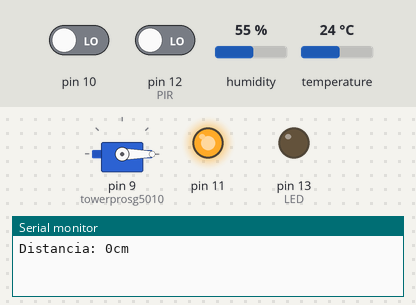
A sketch run on a simulated Arduino Uno, built with avr-gcc and run on an emulated ATmega328P. On the bench: servo, output pins drawn as LEDs (lit = HIGH), the last lines printed to the serial monitor. Inputs (shaded band) come from the test bench; at power-on: pin 12 (PIR) LOW, pin 10 LOW, humidity 55 %, temperature 24 °C.

Above: at 1.2 s.
1.3 s: pin 12 (PIR) driven HIGH
At 3.7 s:
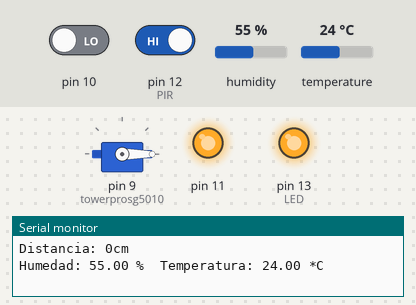
4.5 s: pin 12 (PIR) driven LOW
At 11.2 s:
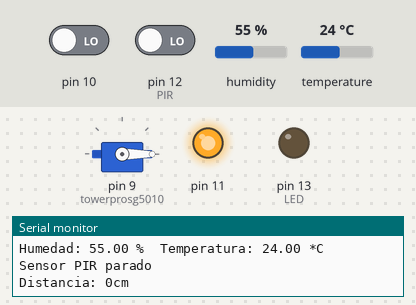
Timing chart, 0 to 12.7 s (numbered marks = the images above; inputs shaded):
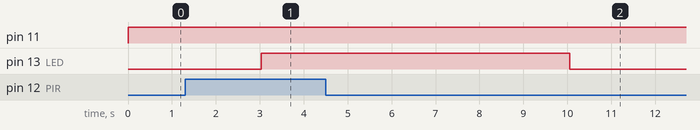

Measured:
- after the input at 1.3 s, pin 13 (LED): LOW → HIGH after 1.7 s
- after the input at 4.5 s, pin 13 (LED): HIGH → LOW after 5.6 s

The sketch:

Trabajo_Completo.ino
```cpp
#include <Time.h>
#include <TimeLib.h>
#include <Servo.h>
#include "DHT.h"
#define DHTPIN 8

DHT dht(DHTPIN, DHT11);
Servo towerprosg5010;
time_t hora;
const int LED = 13;
const int PIR = 12;
long distancia;
long tiempo;
int PirState = LOW;
int val = 0;

void setup() {
  dht.begin();
  pinMode(LED, OUTPUT);
  pinMode(PIR, INPUT);
  pinMode(11, OUTPUT);
  pinMode(10, INPUT);
  Serial.begin(9600);
  towerprosg5010.attach(9);
  towerprosg5010.write(0);
  setTime(20, 59, 50, 27, 5, 2022);
  hora = now();
}

void loop() {
  if (hour()>=6){
    if (hour()<=21){
       val = digitalRead(PIR);
       if (val == HIGH){
          digitalWrite(LED, HIGH);
          delay(4000);
          if (PirState == LOW){
            Serial.println("Sensor PIR activado");
            PirState = HIGH;
          }
       }
       else{
          digitalWrite(LED, LOW);
          if (PirState == HIGH){
            Serial.println("Sensor PIR parado");
            PirState = LOW;
          }
       }
      }else{
        }
  }else{
    }
  digitalWrite(11,LOW);
  delayMicroseconds(10);
  digitalWrite(11, HIGH);
  delayMicroseconds(10);
  tiempo=pulseIn(10, HIGH);
  distancia= (0.017*tiempo);
  if(distancia <= 15 && distancia!= 0){
    Serial.println("Caneca abierta");
    towerprosg5010.write(180);
    delay(4000);
     Serial.println("Caneca cerrada");
    towerprosg5010.write(0);
  }
  Serial.print("Distancia: ");
  Serial.print(distancia);
  Serial.print("cm");
  Serial.println();
  delay(2000);
  float h = dht.readHumidity();
  float t = dht.readTemperature();
  if (isnan(h) || isnan(t)){
  Serial.println("Fallo en la lectura del sensor DHT!");
    return;
  }

  Serial.print("Humedad: ");
  Serial.print(h);
  Serial.print(" %\t");
  Serial.print("Temperatura: ");
  Serial.print(t);
  Serial.println(" *C\t ");
}


//#include <SoftwareSerial.h>
//
//SoftwareSerial miBT(1,0);
//
//void setup()
//{
//  Serial.begin(9600);
//  Serial.println("listo");
//  miBT.begin(38400);
//}
//
//void loop()
//{
//  if(miBT.available())
//  Serial.write(miBT.read());
//
//  if(Serial.available())
//  miBT.write(Serial.read());
//}
```
